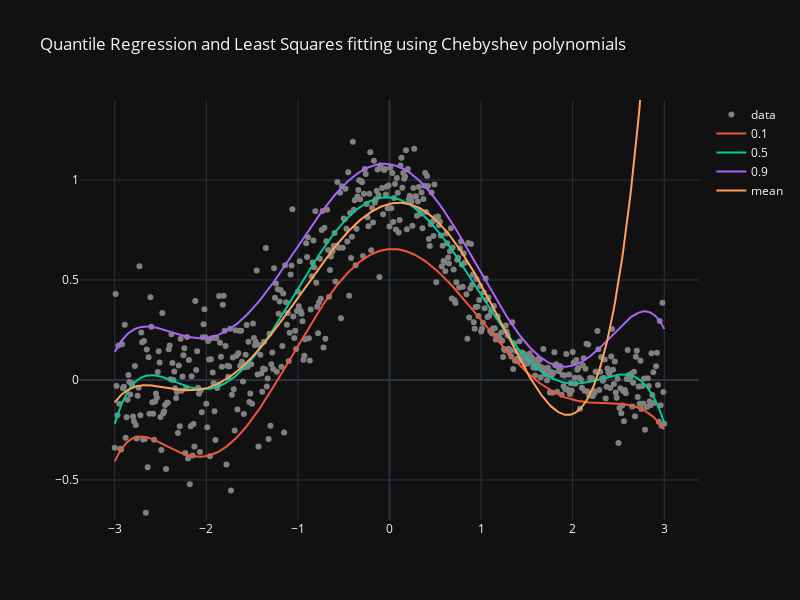

Notebook code for this chart:
### Markdown cell above
Here is the plot (the mean is very biased!):

### Code cell
fig = obj3.take_value()
fig.update_layout(yaxis=dict(range=[-0.7,1.4]))

fig.show()

### Figure 1 — Plotly figure (JSON) as saved in the notebook; plotly's stock layout.template omitted (floating-point values rounded to 4 significant figures; data arrays with more than 128 entries replaced by an {"elided": "..."} marker saying what was removed)
{"data": [{"marker": {"color": "grey"}, "mode": "markers", "name": "data", "type": "scatter", "x": {"elided": "601 float values"}, "y": {"elided": "601 float values"}}, {"mode": "lines", "name": "0.1", "type": "scatter", "x": {"elided": "601 float values"}, "y": {"elided": "601 float values"}}, {"mode": "lines", "name": "0.5", "type": "scatter", "x": {"elided": "601 float values"}, "y": {"elided": "601 float values"}}, {"mode": "lines", "name": "0.9", "type": "scatter", "x": {"elided": "601 float values"}, "y": {"elided": "601 float values"}}, {"mode": "lines", "name": "mean", "type": "scatter", "x": {"elided": "601 float values"}, "y": {"elided": "601 float values"}}], "layout": {"height": 600, "title": {"text": "Quantile Regression and Least Squares fitting using Chebyshev polynomials"}, "width": 800, "yaxis": {"range": [-0.7, 1.4]}}}
